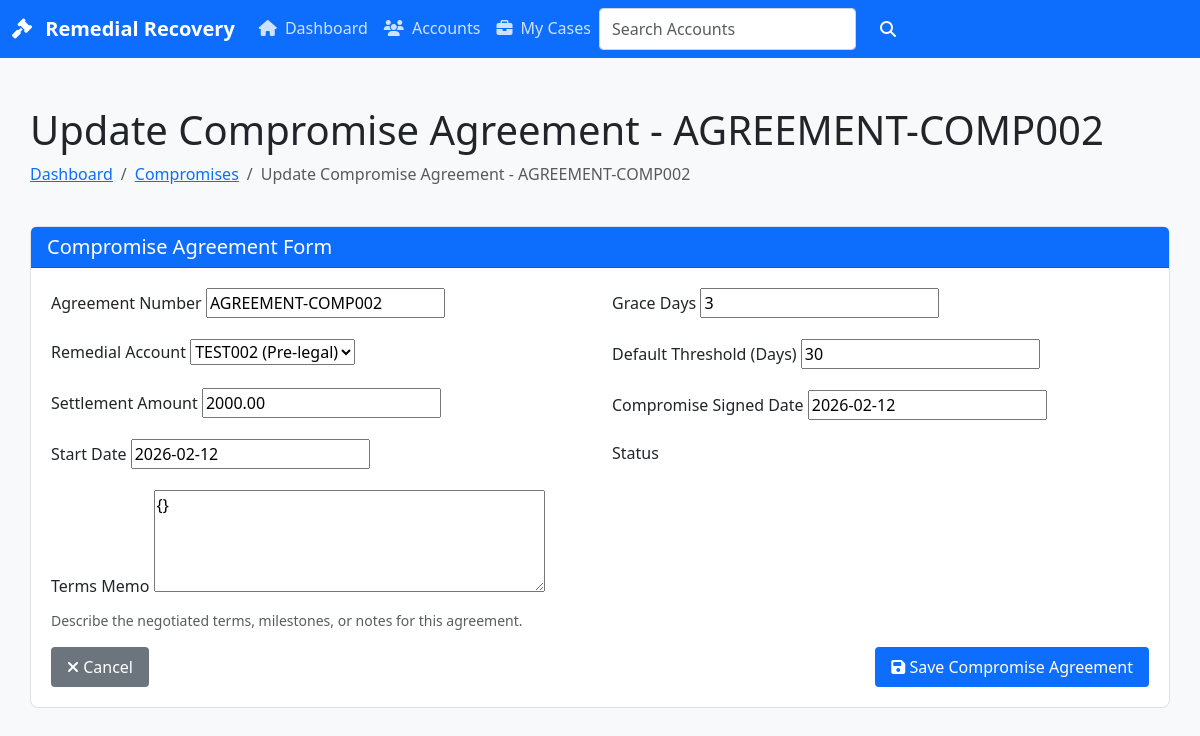
The page /remedial/compromises/1/edit/ on the database its author committed.
### apps/remedial/models.py (models this page shows, shortened)
class CompromiseAgreement(TenantAwareModel, TimeStampedModel):
    remedial_account = models.ForeignKey(
        RemedialAccount,
        on_delete=models.CASCADE,
        related_name="compromise_agreements",
    )
    agreement_no = models.CharField(max_length=64)
    status = models.CharField(max_length=20, choices=CompromiseStatus.choices, default=CompromiseStatus.DRAFT)
    settlement_amount = models.DecimalField(max_digits=14, decimal_places=2)
    start_date = models.DateField(null=True, blank=True)
    terms = models.TextField(blank=True, default="")
    grace_days = models.PositiveSmallIntegerField(default=3)
    default_threshold_days = models.PositiveSmallIntegerField(default=30)
    approved_by = models.ForeignKey(
        settings.AUTH_USER_MODEL,
        on_delete=models.PROTECT,
        null=True,
        blank=True,
        related_name="approved_compromises",
    )
    approved_at = models.DateTimeField(null=True, blank=True)
    created_by = models.ForeignKey(
        settings.AUTH_USER_MODEL,
        on_delete=models.PROTECT,
        related_name="created_compromises",
    )
    compromise_signed_date = models.DateField(null=True, blank=True)
    is_active = models.BooleanField(default=False)
    class Meta:
        constraints = [
            models.UniqueConstraint(
                fields=["remedial_account"],
                condition=models.Q(status__in=[
                    CompromiseStatus.APPROVED,
                    CompromiseStatus.ACTIVE,
                    CompromiseStatus.DEFAULTED,
                ]),
                name="unique_active_compromise_per_account",
            ),
            models.UniqueConstraint(fields=["remedial_account", "agreement_no"], name="unique_compromise_per_account"),
        ]

### apps/remedial/views.py (the view)
# urls.py: path("compromises/<int:pk>/edit/", views.CompromiseUpdateView.as_view(), name="compromise-update"),
class CompromiseUpdateView(UpdateView):
    model = models.CompromiseAgreement
    form_class = CompromiseAgreementForm
    template_name = 'remedial/compromise_form.html'
    success_url = reverse_lazy('remedial:compromiseagreement-list')
    def get_queryset(self):
        return models.CompromiseAgreement.objects.filter(tenant=self.request.tenant)
    def get_context_data(self, **kwargs):
        context = super().get_context_data(**kwargs)
        context['title'] = f'Update Compromise Agreement - {self.object.agreement_no}'
        context['active_page'] = 'compromises'
        return context

### apps/remedial/models.py (called while the page is built)
    def __str__(self):
        return f"{self.loan_account_no} ({self.get_stage_display()})"

### templates/remedial/compromise_form.html (shortened to what this page needs)
{% extends "base.html" %}
{% block content %}
<div class="container py-4">
    <div class="row mb-4">
        <div class="col">
            <h1>{{ title }}</h1>
            <nav aria-label="breadcrumb">
                <ol class="breadcrumb">
                    <li class="breadcrumb-item"><a href="{% url 'remedial:dashboard' %}">Dashboard</a></li>
                    <li class="breadcrumb-item"><a href="{% url 'remedial:compromiseagreement-list' %}">Compromises</a></li>
                    <li class="breadcrumb-item active" aria-current="page">{{ title }}</li>
                </ol>
            </nav>
        </div>
    </div>
    <div class="card">
        <div class="card-header bg-primary text-white">
            <h5 class="mb-0">Compromise Agreement Form</h5>
        </div>
        <div class="card-body">
            <form method="post" enctype="multipart/form-data">
                <div class="row">
                    <div class="col-md-6">
                        <div class="mb-3">
                            <label for="{{ form.agreement_no.id_for_label }}" class="form-label">Agreement Number</label>
                            {{ form.agreement_no }}
                        </div>
                        <div class="mb-3">
                            <label for="{{ form.remedial_account.id_for_label }}" class="form-label">Remedial Account</label>
                            {{ form.remedial_account }}
                        </div>
                        <div class="mb-3">
                            <label for="{{ form.settlement_amount.id_for_label }}" class="form-label">Settlement Amount</label>
                            {{ form.settlement_amount }}
                        </div>
                        <div class="mb-3">
                            <label for="{{ form.start_date.id_for_label }}" class="form-label">Start Date</label>
                            {{ form.start_date }}
                        </div>
                    </div>
                    <div class="col-md-6">
                        <div class="mb-3">
                            <label for="{{ form.grace_days.id_for_label }}" class="form-label">Grace Days</label>
                            {{ form.grace_days }}
                        </div>
                        <div class="mb-3">
                            <label for="{{ form.default_threshold_days.id_for_label }}" class="form-label">Default Threshold (Days)</label>
                            {{ form.default_threshold_days }}
                        </div>
                        <div class="mb-3">
                            <label for="{{ form.compromise_signed_date.id_for_label }}" class="form-label">Compromise Signed Date</label>
                            {{ form.compromise_signed_date }}
                        </div>
                        <div class="mb-3">
                            <label for="{{ form.status.id_for_label }}" class="form-label">Status</label>
                        </div>
                    </div>
                </div>
                <div class="mb-3">
                    <label for="{{ form.terms.id_for_label }}" class="form-label">Terms Memo</label>
                    {{ form.terms }}
                    <div class="form-text">Describe the negotiated terms, milestones, or notes for this agreement.</div>
                </div>
                <div class="d-flex justify-content-between">
                    <a href="{% url 'remedial:compromiseagreement-list' %}" class="btn btn-secondary">
                        <i class="fas fa-times"></i> Cancel
                    </a>
                    <button type="submit" class="btn btn-primary">
                        <i class="fas fa-save"></i> Save Compromise Agreement
                    </button>
                </div>
            </form>
        </div>
    </div>
</div>
{% endblock %}

### templates/base.html (style rules this page uses)
.container { max-width: 1200px; margin: 0 auto; padding: 0 15px; }
.btn { padding: 8px 16px; border-radius: 4px; border: none; cursor: pointer; font-weight: 500; }
.btn-primary { background-color: #0d6efd; color: white; }
.card { border: 1px solid #dee2e6; border-radius: 8px; margin-bottom: 20px; }
.card-body { padding: 20px; }

### rows shown on the page
CompromiseAgreement: agreement_no "AGREEMENT-COMP002", remedial_account "TEST002 (Pre-legal)", settlement_amount "2000.00", start_date "2026-02-12", grace_days "3", default_threshold_days "30", compromise_signed_date "2026-02-12", terms "{}"

### other values the page prints
{{ title }} "Update Compromise Agreement - AGREEMENT-COMP002"
